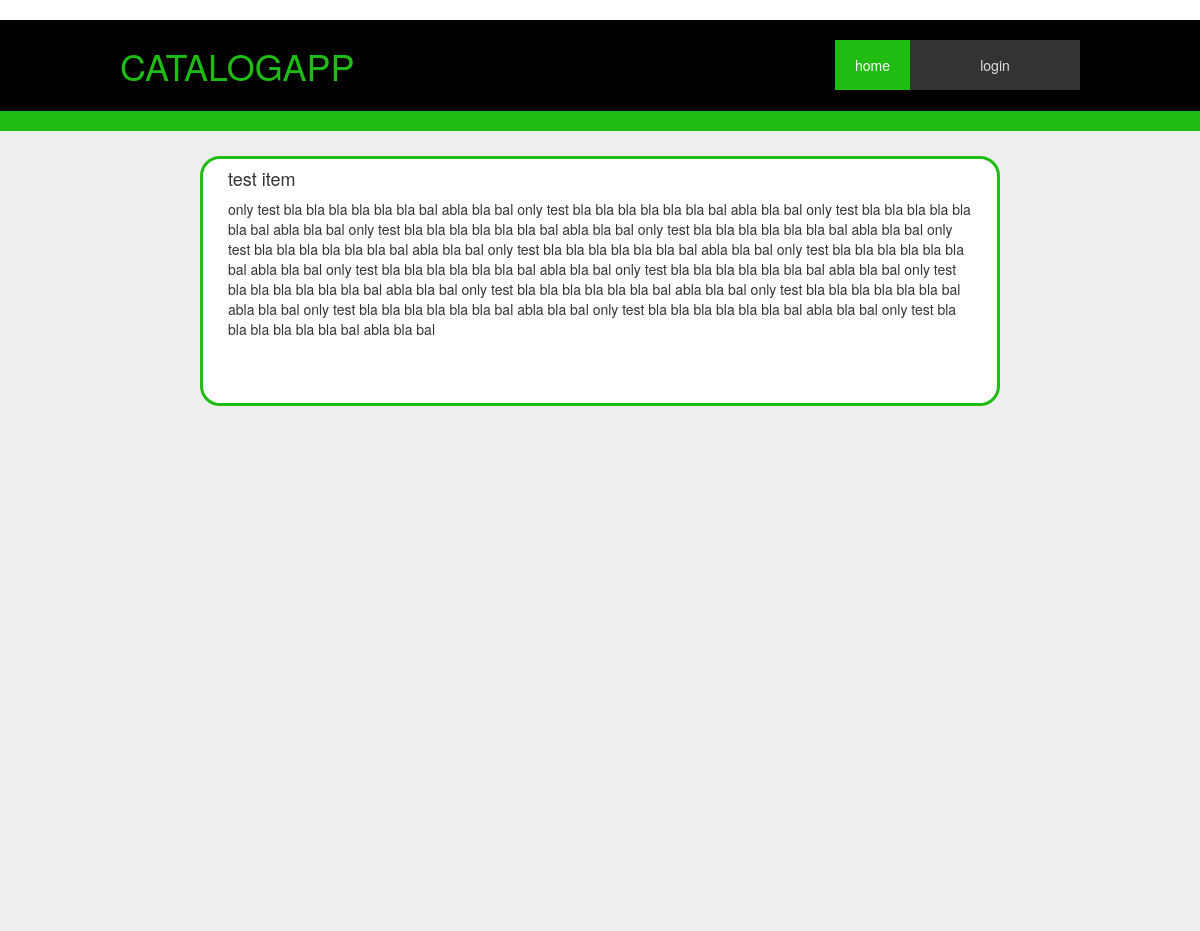
/catalog/fresbee/test item/info?item_id=11, run on the app's committed database.
### db_setup.py (models this page shows, shortened)
class Item(Base):
    __tablename__ = 'item'
    id = Column(Integer, primary_key=True)
    name = Column(String(80), nullable=False)
    description = Column(String(250))
    photo = Column(String(250))
    category_id = Column(Integer, ForeignKey('category.id'))
    category = relationship(Category)
    user_id = Column(Integer, ForeignKey('user.id'))
    user = relationship(User)

### catalogapp.py (the view)
@app.route('/catalog/<string:category>/<string:item>/info')
def itemInfo(category, item):
    item_id = request.args.get('item_id')
    item = session.query(Item).filter_by(id=item_id).one()
    if session_login.get('user_id') is not None and \
       session_login['user_id'] == item.user_id:
        return render_template('iteminfo_log.html', item=item)
    return render_template('iteminfo.html', item=item)

### templates/iteminfo.html
﻿{% extends "main.html" %}
{% block content %}
{% include "header.html" %}
    <div  class="bg-gry">
        <div style="margin: 0 auto;">
            <div  class="details">
                <h4>{{item.name}}</h4>
                <p>{{item.description}}</p>
            </div>
        </div>
    </div>
{% endblock %}

### static/styles.css (style rules this page uses)
* { -webkit-box-sizing: border-box; -moz-box-sizing: border-box; box-sizing: border-box; }
body { margin: 0; }
h1, h2, h3, h4, h5, h6 { margin-top: 20px; margin-bottom: 10px; font-weight: 700; }
h4 { font-size: 18px; }
.bg-gry { display: flex; min-height: 800px; background-color: #eeeeee; }
.details { width: 800px; background-color: white; text-align:left; padding: 25px; padding-top: 0px; height: auto; min-height: 250px; border: solid rgb(31, 189, 17); border-radius: 20px; margin: 0 auto; margin-top: 25px; }

### data on the page
Item: name "test item", description "only test bla bla bla bla bla bla bal abla bla bal only test bla bla bla bla bla bla bal abla bla bal only test bla bla bla bla bla bla bal abla bla bal only test bla bla bla bla bla bla bal abla bla bal only test bla bla bla bla bla bla bal abla bla bal only test bla bla bla bla bla bla bal abla bla bal only test bla bla bla bla bla bla bal abla bla bal only test bla bla bla bla bla bla bal abla bla bal only test bla bla bla bla bla bla bal abla bla bal only test bla bla bla bla bla bla bal abla bla bal only test bla bla bla bla bla bla bal abla bla bal only test bla bla bla bla bla bla bal abla bla bal only test bla bla bla bla bla bla bal abla bla bal only test bla bla bla bla bla bla…"
